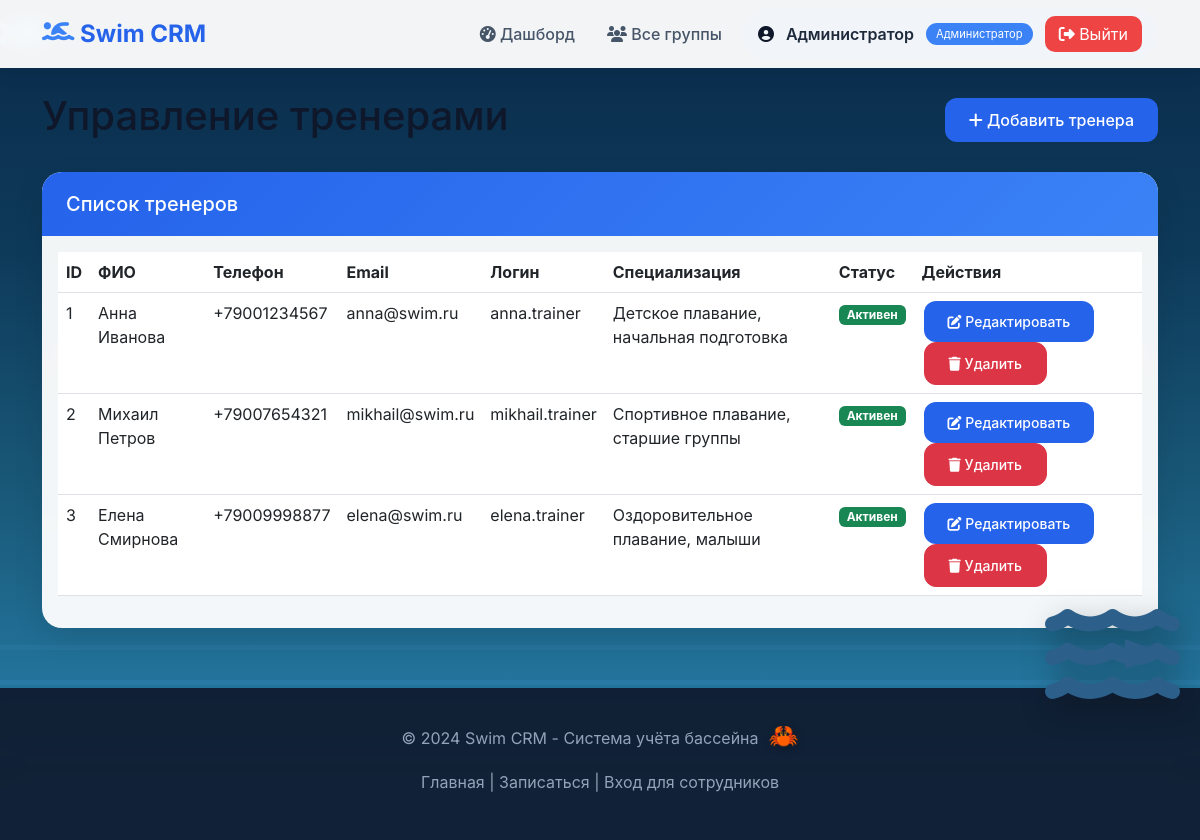
Page /admin/trainers (signed in) on the committed database.
### tables this page shows
CREATE TABLE admins (
                id INTEGER PRIMARY KEY AUTOINCREMENT,
                full_name VARCHAR(255) NOT NULL,
                login VARCHAR(100) NOT NULL UNIQUE,
                password_hash VARCHAR(255) NOT NULL,
                email VARCHAR(255),
                phone VARCHAR(20),
                created_at TIMESTAMP DEFAULT CURRENT_TIMESTAMP,
                updated_at TIMESTAMP DEFAULT CURRENT_TIMESTAMP
            );

CREATE TABLE trainers (
                id INTEGER PRIMARY KEY AUTOINCREMENT,
                full_name VARCHAR(255) NOT NULL,
                phone VARCHAR(20),
                email VARCHAR(255),
                login VARCHAR(100) NOT NULL UNIQUE,
                password_hash VARCHAR(255) NOT NULL,
                specialization TEXT,
                is_active BOOLEAN DEFAULT 1,
                created_at TIMESTAMP DEFAULT CURRENT_TIMESTAMP
            );

### main.py (the view)
@app.get("/admin/trainers", response_class=HTMLResponse)
async def admin_trainers(
    request: Request,
    current_user = Depends(get_current_user),
    db_cursor = Depends(get_db)
):
    require_admin(current_user)
    db_cursor.execute("SELECT id, full_name, phone, email, login, specialization, is_active FROM trainers")
    trainers = db_cursor.fetchall()
    return templates.TemplateResponse(
        request,
        "admin_trainers.html",
        {
            "request": request,
            "trainers": trainers,
            "current_user": current_user
        }
    )

### templates/admin_trainers.html (shortened to what this page needs)
{% extends "base.html" %}
{% block content %}
<div class="container mt-4">
    <div class="d-flex justify-content-between align-items-center mb-4">
        <h1>Управление тренерами</h1>
        <a href="/admin/trainer/create" class="btn btn-primary">
            <i class="fas fa-plus"></i> Добавить тренера
        </a>
    </div>
    <div class="card">
        <div class="card-header">
            <h5 class="card-title mb-0">Список тренеров</h5>
        </div>
        <div class="card-body">
            <div class="table-responsive">
                <table class="table table-hover">
                    <thead>
                        <tr>
                            <th>ID</th>
                            <th>ФИО</th>
                            <th>Телефон</th>
                            <th>Email</th>
                            <th>Логин</th>
                            <th>Специализация</th>
                            <th>Статус</th>
                            <th>Действия</th>
                        </tr>
                    </thead>
                    <tbody>
                        {% for trainer in trainers %}
                        <tr>
                            <td>{{ trainer.id }}</td>
                            <td>{{ trainer.full_name }}</td>
                            <td>{{ trainer.phone }}</td>
                            <td>{{ trainer.email }}</td>
                            <td>{{ trainer.login }}</td>
                            <td>{{ trainer.specialization or '—' }}</td>
                            <td>
                                {% if trainer.is_active %}
                                <span class="badge bg-success">Активен</span>
                                {% else %}
                                <span class="badge bg-secondary">Неактивен</span>
                                {% endif %}
                            </td>
                            <td>
                                <a href="/admin/trainer/{{ trainer.id }}/edit" class="btn btn-sm btn-primary">
                                    <i class="fas fa-edit"></i> Редактировать
                                </a>
                                <button type="button" class="btn btn-sm btn-danger" onclick="confirmDelete({{ trainer.id }}, '{{ trainer.full_name }}')">
                                    <i class="fas fa-trash"></i> Удалить
                                </button>
                            </td>
                        </tr>
                        {% endfor %}
                    </tbody>
                </table>
            </div>
        </div>
    </div>
</div>
{% endblock %}

### templates/base.html (shortened to what this page needs)
<!DOCTYPE html>
<html lang="ru">
<head>
    <link href="https://cdn.jsdelivr.net/npm/bootstrap@5.3.0/dist/css/bootstrap.min.css" rel="stylesheet">
    <link rel="stylesheet" href="https://cdnjs.cloudflare.com/ajax/libs/font-awesome/6.4.0/css/all.min.css">
</head>
<body>
    <div class="water-background">
        <div class="wave"></div>
        <div class="wave"></div>
    </div>
    <div class="dolphin dolphin-1">
    </div>
    <div class="dolphin dolphin-2">
    </div>
    <div class="dolphin dolphin-3">
    </div>
    <div class="dolphin dolphin-4">
    </div>
    <div class="whale">
        <i class="fas fa-water"></i>
        <div class="whale-mouth"></div>
    </div>
    <nav class="navbar navbar-expand-lg">
        <div class="container">
            <a class="navbar-brand" href="/">
                <i class="fas fa-swimmer"></i>
                <span>Swim CRM</span>
            </a>
            <div class="collapse navbar-collapse" id="navbarNav">
                <ul class="navbar-nav ms-auto align-items-center gap-2">
                    {% if current_user %}
                        {% if current_user.type == 'parent' %}
                            <li class="nav-item"><a class="nav-link" href="/parent/profile"><i class="fas fa-user"></i> Мои дети</a></li>
                        {% elif current_user.type == 'trainer' %}
                            <li class="nav-item"><a class="nav-link" href="/trainer/dashboard"><i class="fas fa-chalkboard-user"></i> Мои группы</a></li>
                        {% elif current_user.type == 'admin' %}
                            <li class="nav-item"><a class="nav-link" href="/dashboard"><i class="fas fa-tachometer-alt"></i> Дашборд</a></li>
                            <li class="nav-item"><a class="nav-link" href="/trainer/dashboard"><i class="fas fa-users"></i> Все группы</a></li>
                        {% endif %}
                        <li class="nav-item">
                            <div class="user-info">
                                <i class="fas fa-user-circle"></i>
                                <span class="user-name">{{ current_user.name }}</span>
                                <span class="user-type">
                                    {% if current_user.type == 'parent' %}Родитель
                                    {% elif current_user.type == 'trainer' %}Тренер
                                    {% else %}Администратор{% endif %}
                                </span>
                                <a href="/logout" class="logout-btn" style="background: #ef4444; color: white; padding: 6px 14px; border-radius: 10px; text-decoration: none;">
                                    <i class="fas fa-sign-out-alt"></i> Выйти
                                </a>
                            </div>
                        </li>
                    {% else %}
                        <li class="nav-item"><a class="nav-link" href="/login"><i class="fas fa-sign-in-alt"></i> Вход</a></li>
                        <li class="nav-item"><a class="btn btn-primary" href="/apply"><i class="fas fa-pen"></i> Записаться</a></li>
                    {% endif %}
                </ul>
            </div>
        </div>
    </nav>
    <main class="fade-in">
        {% block content %}
        {% endblock %}
    </main>
    <footer class="footer">
        <p>&copy; 2024 Swim CRM - Система учёта бассейна</p>
        <p class="mt-2">
            <a href="/">Главная</a> |
            <a href="/apply">Записаться</a> |
            <a href="/login">Вход для сотрудников</a>
        </p>
    </footer>
<div class="ocean-background" id="oceanBackground"></div>
</body>
</html>

### templates/base.html (style rules this page uses)
* { margin: 0; padding: 0; box-sizing: border-box; }
body { font-family: 'Inter', -apple-system, BlinkMacSystemFont, 'Segoe UI', Roboto, sans-serif; min-height: 100vh; color: #0f172a; position: relative; overflow-x: hidden; background: #0a2a4a; }
.water-background { position: fixed; top: 0; left: 0; width: 100%; height: 100%; z-index: 0; overflow: hidden; background: linear-gradient(180deg, #0a2a4a 0%, #0e3a5a 30%, #1a5a7a 60%, #2a8aba 100%); }
.wave { position: absolute; width: 200%; height: 100px; background: repeating-linear-gradient( transparent 0px, transparent 30px, rgba(100, 180, 250, 0.3) 30px, rgba(100, 180, 250, 0.3) 35px, transparent 35px, transparent 65px, rgba(80, 160, 230, 0.2) 65px, rgba(80, 160, 230, 0.2) 70px ); bottom: 0; left: -50%; animation: waveMoveLeft 8s linear infinite; }
.wave:nth-child(4) { bottom: 150px; height: 40px; animation-duration: 7s; opacity: 0.3; animation-delay: 0.5s; }
.wave:nth-child(5) { bottom: 190px; height: 35px; animation-duration: 9s; opacity: 0.25; animation-delay: 3s; }
.dolphin { position: absolute; font-size: 45px; cursor: pointer; filter: drop-shadow(2px 4px 6px rgba(0,0,0,0.2)); z-index: 2; }
.dolphin-1 { animation: dolphinSwim1 14s ease-in-out infinite; }
.dolphin-2 { animation: dolphinSwim2 16s ease-in-out infinite; animation-delay: 3s; }
.dolphin-3 { animation: dolphinSwim3 18s ease-in-out infinite; animation-delay: 6s; }
.dolphin-4 { animation: dolphinSwim4 20s ease-in-out infinite; animation-delay: 9s; }
.whale { position: fixed; right: -200px; bottom: 15%; z-index: 15; cursor: pointer; animation: whaleEnter 2s ease-out forwards; }
.whale i { font-size: 120px; color: #2c5f8a; filter: drop-shadow(5px 10px 15px rgba(0,0,0,0.3)); transition: transform 0.3s; }
.whale-mouth { position: absolute; top: 45px; right: 15px; width: 0; height: 0; border-left: 40px solid #2c5f8a; border-top: 15px solid transparent; border-bottom: 15px solid transparent; transition: all 0.3s; }
.navbar { background: rgba(255, 255, 255, 0.95); backdrop-filter: blur(10px); box-shadow: 0 4px 20px rgba(0, 0, 0, 0.08); position: sticky; top: 0; z-index: 1000; }
.navbar-brand { font-weight: 700; color: #2563eb !important; font-size: 1.5rem; }
.navbar-brand i { font-size: 1.8rem; color: #3b82f6; }
.nav-link { color: #475569 !important; font-weight: 500; transition: all 0.3s ease; border-radius: 10px; margin: 0 4px; }
.user-info { background: #f1f5f9; padding: 8px 16px; border-radius: 40px; display: flex; align-items: center; gap: 12px; }
.user-name { font-weight: 600; color: #1e293b; }
.user-type { font-size: 0.7rem; padding: 3px 10px; border-radius: 20px; background: #3b82f6; color: white; }
.logout-btn { background: #ef4444 !important; color: white !important; border-radius: 8px; padding: 6px 14px; }
.btn { border-radius: 12px; font-weight: 500; padding: 10px 24px; transition: all 0.3s ease; }
.btn-primary { background: #2563eb; border: none; }
.card { border: none; border-radius: 20px; box-shadow: 0 10px 30px rgba(0, 0, 0, 0.1); transition: all 0.3s ease; background: rgba(255, 255, 255, 0.95); backdrop-filter: blur(5px); overflow: hidden; }
.card-header { background: linear-gradient(135deg, #2563eb 0%, #3b82f6 100%); color: white; border: none; padding: 20px 24px; }
.container { position: relative; z-index: 10; }
.footer { background: rgba(15, 23, 42, 0.9); backdrop-filter: blur(10px); color: #94a3b8; text-align: center; padding: 30px; margin-top: 60px; position: relative; z-index: 10; }
.footer a { color: #94a3b8; text-decoration: none; transition: color 0.3s; }
.fade-in { animation: fadeInUp 0.6s ease; }
.ocean-background { position: fixed; top: 0; left: 0; width: 100%; height: 100%; z-index: -1; overflow: hidden; pointer-events: none; }

### templates/admin_trainers.html (style rules this page uses)
.table-responsive { overflow-x: auto; }
.btn-sm { margin: 0 2px; }

### rows in the picture
admins: name "Администратор"
trainers: id "1", full_name "Анна Иванова", phone "+79001234567", email "anna@swim.ru", login "anna.trainer", specialization "Детское плавание, начальная подготовка", is_active "Активен"
trainers: id "2", full_name "Михаил Петров", phone "+79007654321", email "mikhail@swim.ru", login "mikhail.trainer", specialization "Спортивное плавание, старшие группы", is_active "Активен"
trainers: id "3", full_name "Елена Смирнова", phone "+79009998877", email "elena@swim.ru", login "elena.trainer", specialization "Оздоровительное плавание, малыши", is_active "Активен"
